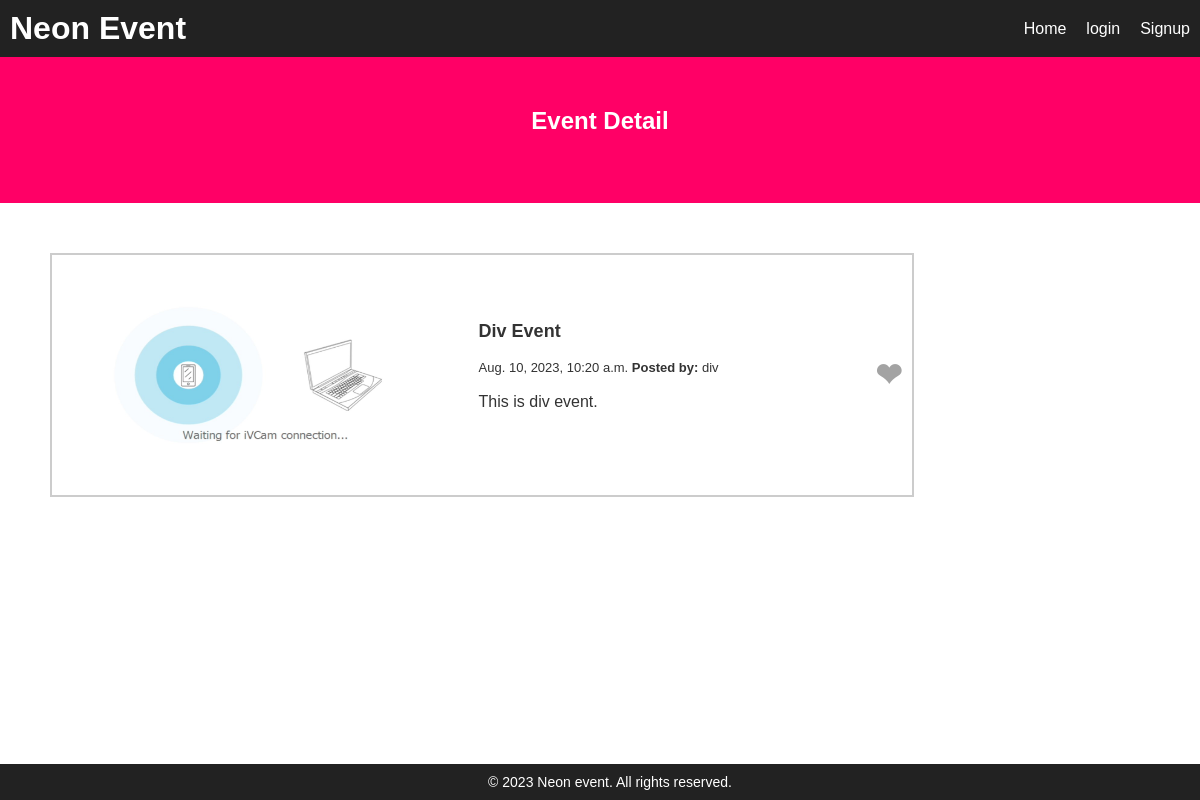
Page /event_detail/22 on the committed database.
### app1/models.py (models this page shows)
class Event(models.Model):
    user_id =models.ForeignKey(User,on_delete=models.CASCADE)
    title =models.CharField(max_length=150)
    dec =models.TextField()
    liked =models.ManyToManyField(User, default=None, blank=True,related_name='liked')
    date = models.DateTimeField(auto_now_add=True,null=True)
    img=models.ImageField(upload_to='my_img', null=True, blank=True)

### app1/views.py (the view)
# urls.py: path('event_detail/<int:id>', views.event_detail, name='event_detail'),
def event_detail(request,id):
    event=Event.objects.get(id=id)
    context ={'events':event}
    print(event)
    return render(request, "event_detail.html",context)

### templates/event_detail.html (shortened to what this page needs)
{% extends 'base.html' %}
{% block content %}
{% load static %}
<html lang="en">
<head>
  <link rel="stylesheet" href="/static/css/styles.css">
</head>
<body>
  <section class="hero-section1" style=" background-color: #ff0066; color: #fff;text-align: center;padding: 50px 0; ">
    <div class="container">
      <h2 style="color:white;">Event Detail</h2><br>
    </div>
  </section>
    <div class="column-container">
      <div class="column image-column">
        <img src="{{events.img.url}}"width="100%">
      </div>
      <div class ="column title-column">
        <h3 class = "Title">{{events.title}} </h3><br>
        <p class = "Date">{{events.date}} <b>Posted by:</b> {{events.user_id.username}}</p><br>
        <p class = "Dec">{{events.dec}}</p><br>
      </div>
      <div style="flex: -1; align:center">
        <h1 class=" Like" style=" color:#a3a3a3; size:40px; text-align:center">&#10084</h1>
    </div>
    </div>
</body>
</html>
{% endblock  %}

### static/css/styles.css (style rules this page uses)
body, h1, h2, h3, p, ul, li { margin: 0; padding: 0; font-family: Arial, sans-serif; color: #333; }
.column-container { width:70%; display: flex; align-items: center; border: 2px solid #ccc; margin: 50px; padding: 10px; }
.column { flex: 1; padding: 10px; }
.Date { font-size: small; font-weight: lighter; }
.Title { font-size: large; font-weight: bold; }
.Dec { font-size: medium; }
.image-column img { max-width: 100%; height: 200px; }

### rows in the picture
Event: img (picture), title "Div Event", date "Aug. 10, 2023, 10:20 a.m.", user_id.username "div", dec "This is div event."
